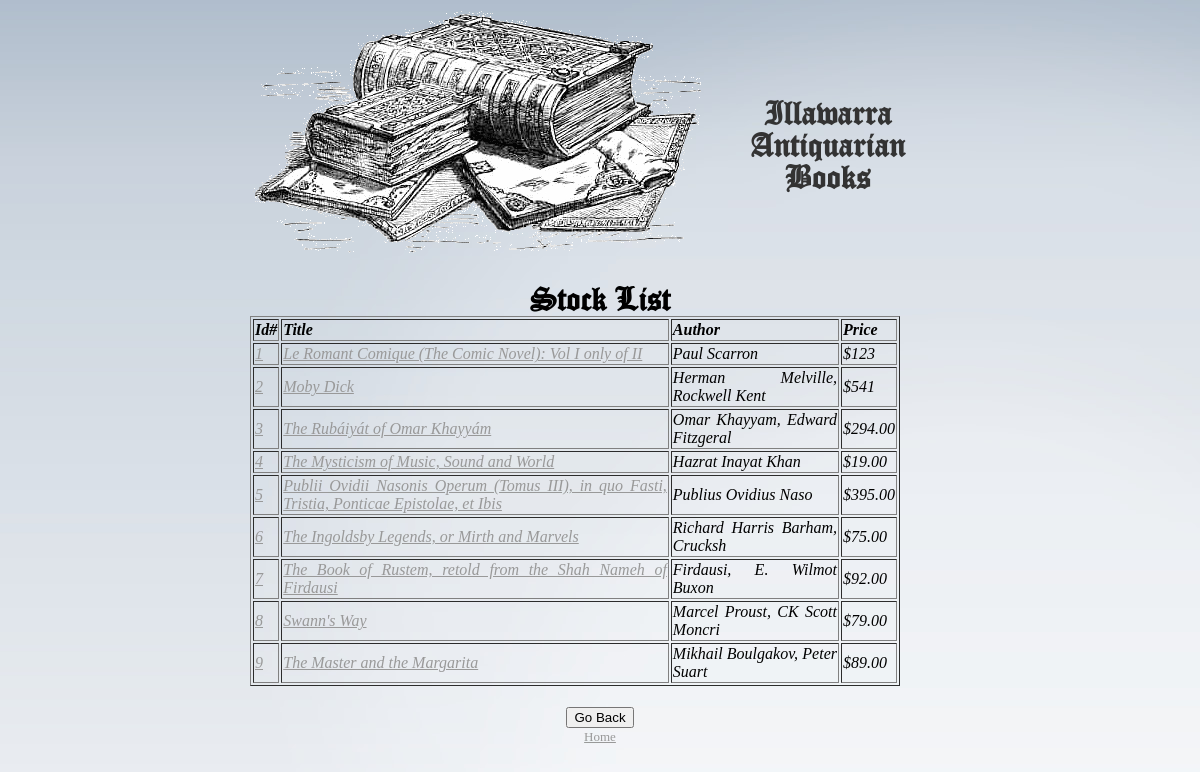
Page /ViewStocks.php on the committed database.
### tables this page shows
CREATE TABLE IF NOT EXISTS `books` (
  `booksid` int(11) NOT NULL AUTO_INCREMENT,
  `genre` varchar(8) NOT NULL,
  `title` varchar(100) NOT NULL,
  `author` varchar(30) NOT NULL,
  `publisher` varchar(30) NOT NULL,
  `year` int(4) NOT NULL,
  `price` varchar(11) NOT NULL,
  `summary` longtext NOT NULL,
  `description` longtext,
  PRIMARY KEY (`booksid`)
);

### ViewStocks.php (the view, shortened to what this page needs)
<?php
$mysqli = new mysqli('localhost', 'root', '', 'iab');
$stmt = $mysqli->prepare("select Booksid, Title, Author, Price from Books");
$stmt->execute();
$stmt->bind_result($id, $title, $author, $price);
echo <<<HEADER
<!DOCTYPE html>
<html>
    <head><title>Stock List</title>
    <link rel="stylesheet" type="text/css" href="./css/style1.css"/></head>
    <meta http-equiv="Content-Type" content="text/html; charset=UTF-8">
    <body>
        <div class="head">
            <table>
                <tr>
                    <th><img src="./siteimages/stack-of-books.jpg"/></th>
                    <td><h1>Illawarra Antiquarian Books</h1></td>
                </tr>
            </table>
        </div>
        <div class="body">
            <h1>Stock List</h1>
            <table border="1" width="650px">
                <thead>
                    <tr>
                        <th>Id#</th>
                        <th>Title</th>
                        <th>Author</th>
                        <th>Price</th>
                    </tr>
                </thead>
                <tbody>
HEADER;
while ($stmt->fetch()) {
    $title = stripcslashes($title);
    $author = stripcslashes($author);
    echo <<<ROW
<tr>
                        <td><a href="./Details.php?id=$id">$id</a></td>
                        <td><a href="./Details.php?id=$id">$title</a></td>
                        <td>$author</td>
                        <td>$$price</td>
                    </tr>
ROW;
}
echo <<<FOOTER
</tbody>
            </table>
            <h3><input type='button' onclick="javascript:history.go(-1)" value='Go Back'/></h3></fieldset>
        </div>
        <div class="foot">
            <a href="./index.php">Home</a><a></a>
        </div>
    </body>
</html>
FOOTER;
?>

### css/style1.css (style rules this page uses)
body { background-repeat: no-repeat; background-attachment: fixed; background-image: url(../siteimages/background.jpg); }
.head { display:block; width:100%; margin: 0 auto; text-align:center; width:700px; font-size:36px; font-style: normal; font-family: old_font; color: #333333; }
.body { margin: 0 auto; width: 700px; font-family: Georgia; font-style: italic; text-align: justify; }
.foot { margin: 0 auto; width:650px; text-align: center; vertical-align: bottom; font-size: small; }
h1 { text-align: center; font-family: old_font; font-size: XX-large; font-style: normal; margin-bottom: 1px; }
h3 { text-align: center; margin-bottom: 1px; }
a:link { color:#999999; }

### rows in the picture
books: booksid "1", title "Le Romant Comique (The Comic Novel): Vol I only of II", author "Paul Scarron", price "123"
books: booksid "2", title "Moby Dick", author "Herman Melville, Rockwell Kent", price "541"
books: booksid "3", title "The Rubáiyát of Omar Khayyám", author "Omar Khayyam, Edward Fitzgeral", price "294.00"
books: booksid "4", title "The Mysticism of Music, Sound and World", author "Hazrat Inayat Khan", price "19.00"
books: booksid "5", title "Publii Ovidii Nasonis Operum (Tomus III), in quo Fasti, Tristia, Ponticae Epistolae, et Ibis", author "Publius Ovidius Naso", price "395.00"
books: booksid "6", title "The Ingoldsby Legends, or Mirth and Marvels", author "Richard Harris Barham, Crucksh", price "75.00"
books: booksid "7", title "The Book of Rustem, retold from the Shah Nameh of Firdausi", author "Firdausi, E. Wilmot Buxon", price "92.00"
books: booksid "8", title "Swann's Way", author "Marcel Proust, CK Scott Moncri", price "79.00"
books: booksid "9", title "The Master and the Margarita", author "Mikhail Boulgakov, Peter Suart", price "89.00"
